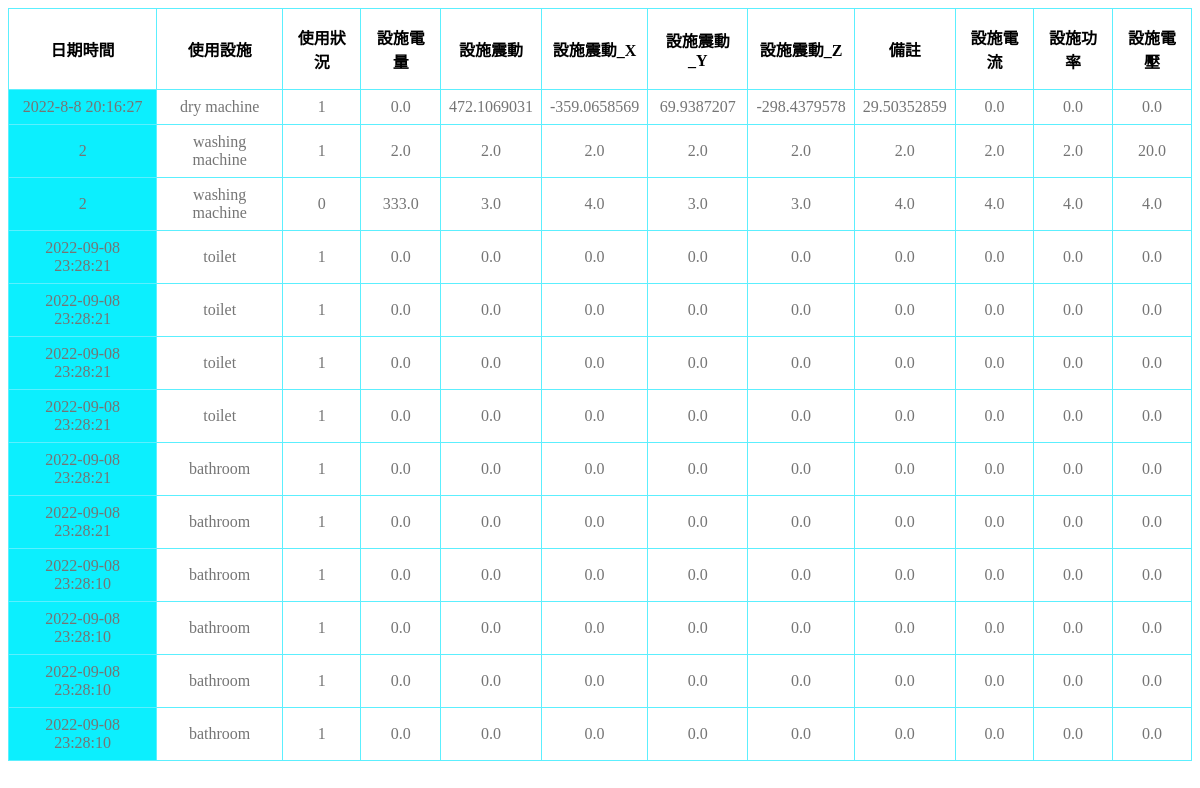
Page /dorm/info2/ on the earlier database version.
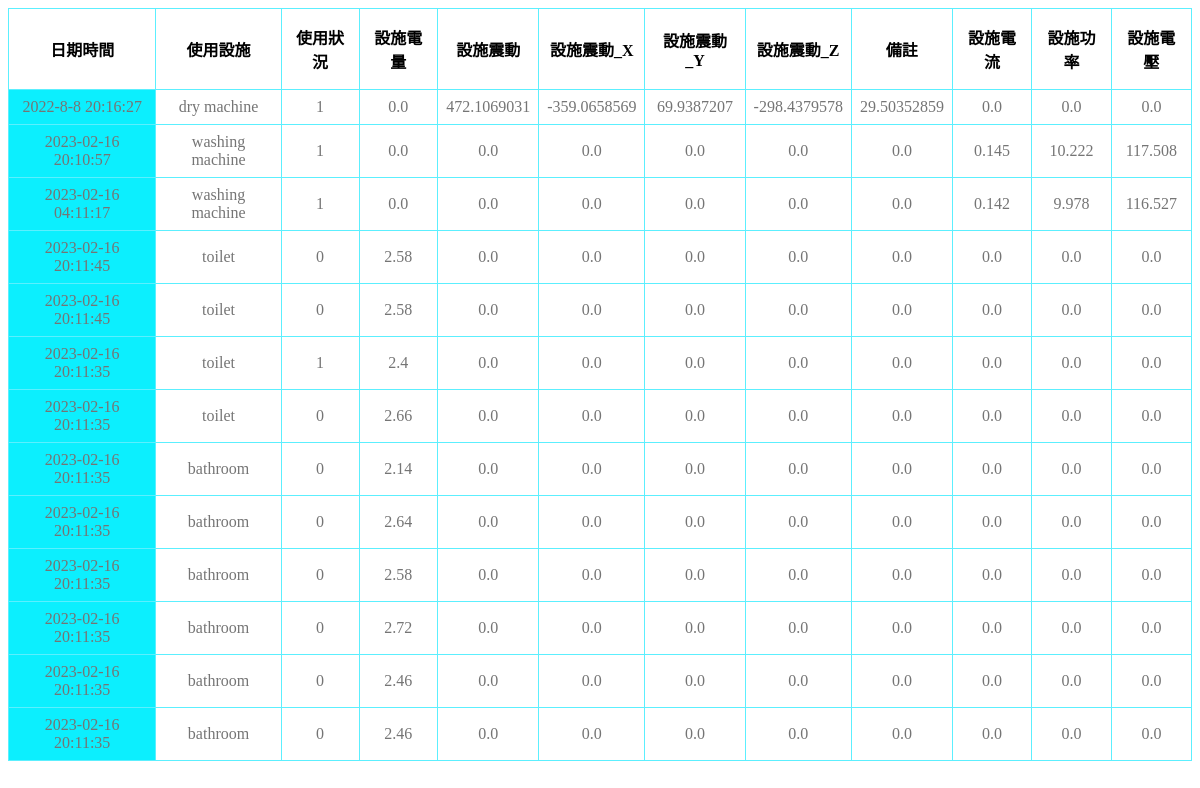
Same page on the later database version.
### dorm/models.py (models this page shows, shortened)
class facilities_secondfloor(models.Model):
	Date = models.CharField(max_length = 30)
	facilities_name = models.CharField(max_length = 20)
	facilities_useage = models.CharField(max_length = 10)
	battery = models.FloatField()
	Acce_X = models.FloatField()
	Acce_Y = models.FloatField()
	Acce_Z = models.FloatField()
	Acce = models.FloatField()
	Temp = models.FloatField()
	Current = models.FloatField()
	Voltage = models.FloatField()
	Power = models.FloatField()

### dorm/views.py (the view)
# urls.py: path('info2/', views.FacilitiesViewSet2.get, name='dorm'),
    def get(request):
        template_name = 'dorm.html'
        queryset = facilities_secondfloor.objects.all()
        return render(request, template_name, {"context":queryset})

### dorm/templates/dorm.html (shortened to what this page needs)
<!DOCTYPE html>
<html lang="en">
<head>
    {% load static %}
    <link rel="stylesheet" href="{% static '/css/dorm.css' %}">
</head>
<body>
    {% load static %}
    <table>
        <thead>
            <tr>
                <th>日期時間</th>
                <th>使用設施</th>
                <th>使用狀況</th>
                <th>設施電量</th>
                <th>設施震動</th>
                <th>設施震動_X</th>
                <th>設施震動_Y</th>
                <th>設施震動_Z</th>
                <th>備註</th>
                <th>設施電流</th>
                <th>設施功率</th>
                <th>設施電壓</th>
            </tr>
        </thead>
        <tbody>
            {% for data in context%}
                <tr>
                    <td class='date'>{{ data.Date }}</td>
                    <td class='facilities name'>{{ data.facilities_name }}</td>
                    <td class='facilities useage'>{{ data.facilities_useage }}</td>
                    <td class='facilities battery'>{{ data.battery }}</td>
                    <td class='facilities Acce'>{{ data.Acce }}</td>
                    <td class='facilities Acce_X'>{{ data.Acce_X }}</td>
                    <td class='facilities Acce_Y'>{{ data.Acce_Y }}</td>
                    <td class='facilities Acce_Z'>{{ data.Acce_Z }}</td>
                    <td class='facilities Temp'>{{ data.Temp }}</td>
                    <td class='facilities Current'>{{ data.Current }}</td>
                    <td class='facilities Power'>{{ data.Power }}</td>
                    <td class='facilities Voltage'>{{ data.Voltage }}</td>
                </tr>
            {% endfor%}
        </tbody>
    </table>
</body>
</html>

Differences in the rows shown:
changed facilities_secondfloor (number 2 of 13 on the later page): Date "2" → "2023-02-16 20:10:57"; battery "2.0" → "0.0"; Acce "2.0" → "0.0"; Acce_X "2.0" → "0.0"; Acce_Y "2.0" → "0.0"; Acce_Z "2.0" → "0.0"; Temp "2.0" → "0.0"; Current "2.0" → "0.145"; Power "2.0" → "10.222"; Voltage "20.0" → "117.508"
changed facilities_secondfloor (number 3 of 13 on the later page): Date "2" → "2023-02-16 04:11:17"; facilities_useage "0" → "1"; battery "333.0" → "0.0"; Acce "3.0" → "0.0"; Acce_X "4.0" → "0.0"; Acce_Y "3.0" → "0.0"; Acce_Z "3.0" → "0.0"; Temp "4.0" → "0.0"; Current "4.0" → "0.142"; Power "4.0" → "9.978"; Voltage "4.0" → "116.527"
changed facilities_secondfloor (number 4 of 13 on the later page): Date "2022-09-08 23:28:21" → "2023-02-16 20:11:45"; facilities_useage "1" → "0"; battery "0.0" → "2.58"
changed facilities_secondfloor (number 5 of 13 on the later page): Date "2022-09-08 23:28:21" → "2023-02-16 20:11:45"; facilities_useage "1" → "0"; battery "0.0" → "2.58"
changed facilities_secondfloor (number 6 of 13 on the later page): Date "2022-09-08 23:28:21" → "2023-02-16 20:11:35"; battery "0.0" → "2.4"
changed facilities_secondfloor (number 7 of 13 on the later page): Date "2022-09-08 23:28:21" → "2023-02-16 20:11:35"; facilities_useage "1" → "0"; battery "0.0" → "2.66"
changed facilities_secondfloor (number 8 of 13 on the later page): Date "2022-09-08 23:28:21" → "2023-02-16 20:11:35"; facilities_useage "1" → "0"; battery "0.0" → "2.14"
changed facilities_secondfloor (number 9 of 13 on the later page): Date "2022-09-08 23:28:21" → "2023-02-16 20:11:35"; facilities_useage "1" → "0"; battery "0.0" → "2.64"
changed facilities_secondfloor (number 10 of 13 on the later page): Date "2022-09-08 23:28:10" → "2023-02-16 20:11:35"; facilities_useage "1" → "0"; battery "0.0" → "2.58"
changed facilities_secondfloor (number 11 of 13 on the later page): Date "2022-09-08 23:28:10" → "2023-02-16 20:11:35"; facilities_useage "1" → "0"; battery "0.0" → "2.72"
changed facilities_secondfloor (number 12 of 13 on the later page): Date "2022-09-08 23:28:10" → "2023-02-16 20:11:35"; facilities_useage "1" → "0"; battery "0.0" → "2.46"
changed facilities_secondfloor (number 13 of 13 on the later page): Date "2022-09-08 23:28:10" → "2023-02-16 20:11:35"; facilities_useage "1" → "0"; battery "0.0" → "2.46"
